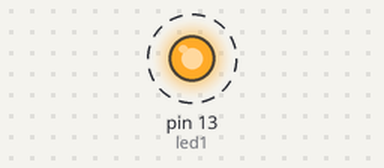
Simulated run of this sketch. Board: Arduino Uno, built with avr-gcc and run on an emulated ATmega328P. Parts: output pins drawn as LEDs (lit = HIGH). Dashed ring = blinking.

Above: at 0.5 s.
Timing chart, 0 to 4.6 s (numbered marks = the images above):
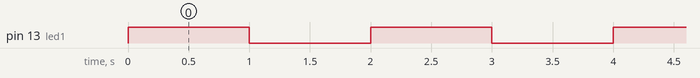

The sketch:

_01.ino
```cpp
int led1 = 13;

void setup() {

  pinMode(led1, OUTPUT);
}
void loop() {
digitalWrite(led1, HIGH);
delay(1000);
digitalWrite(led1, LOW);
delay(1000);}
```

Measured:
- by itself, pin 13 (led1): alternates HIGH for 1.0 s and LOW for 1.0 s
